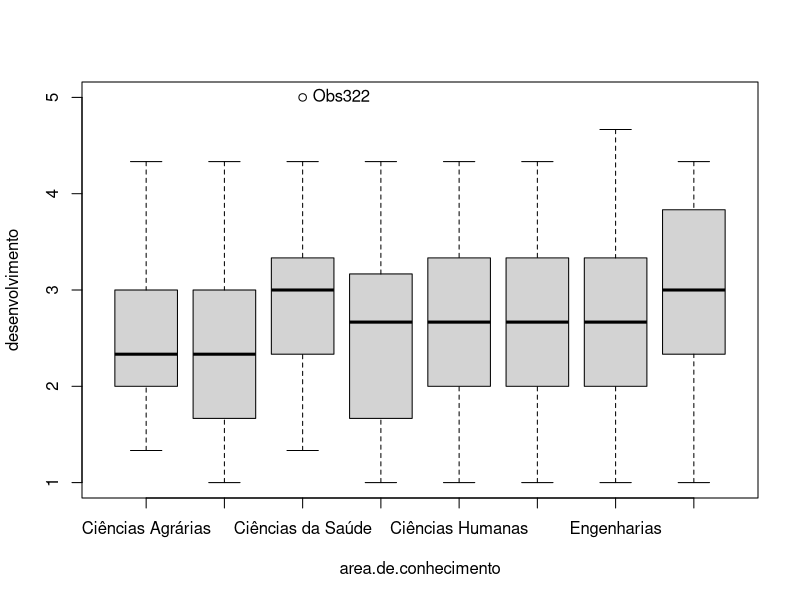
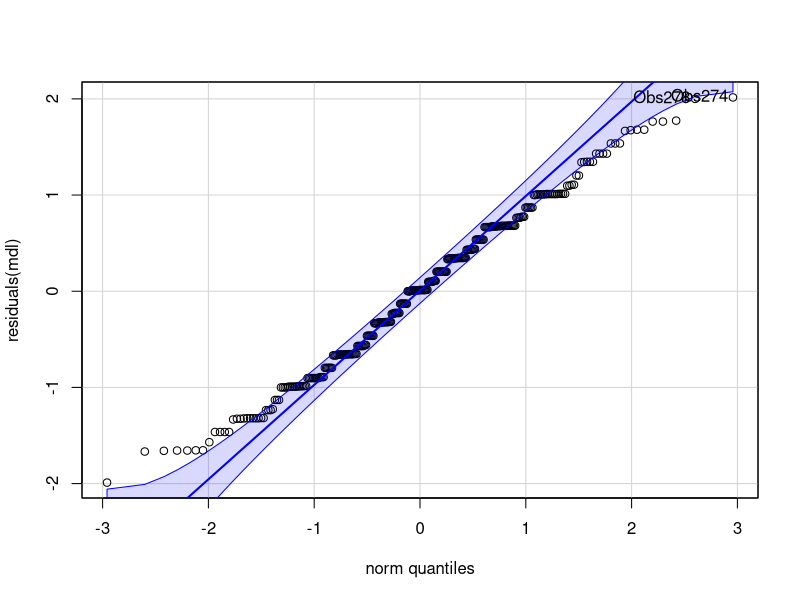
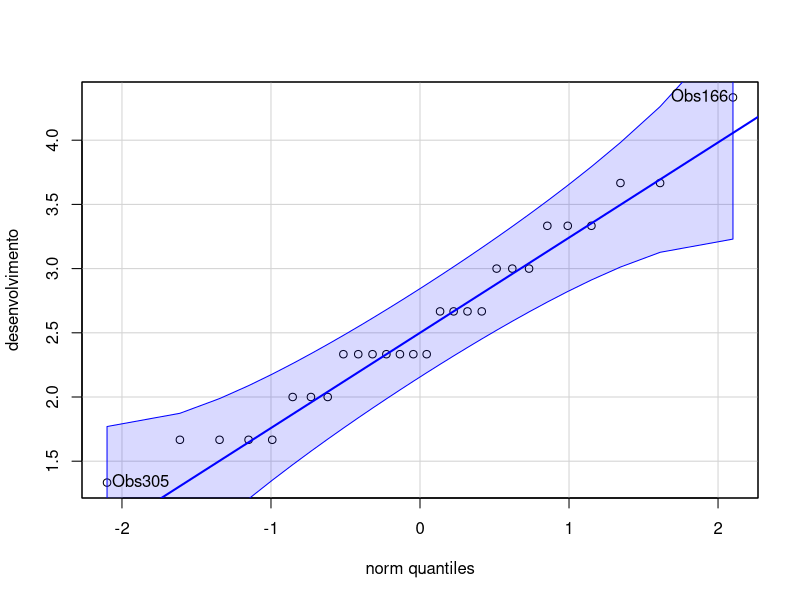
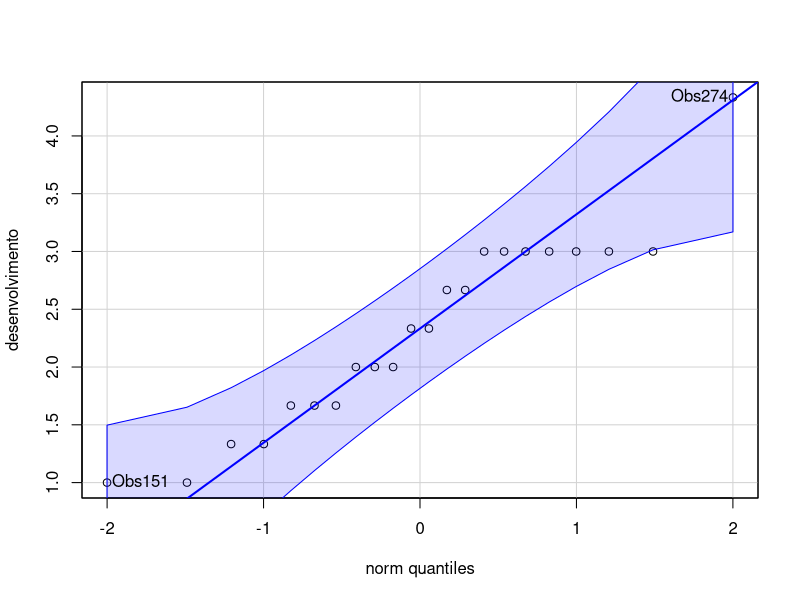
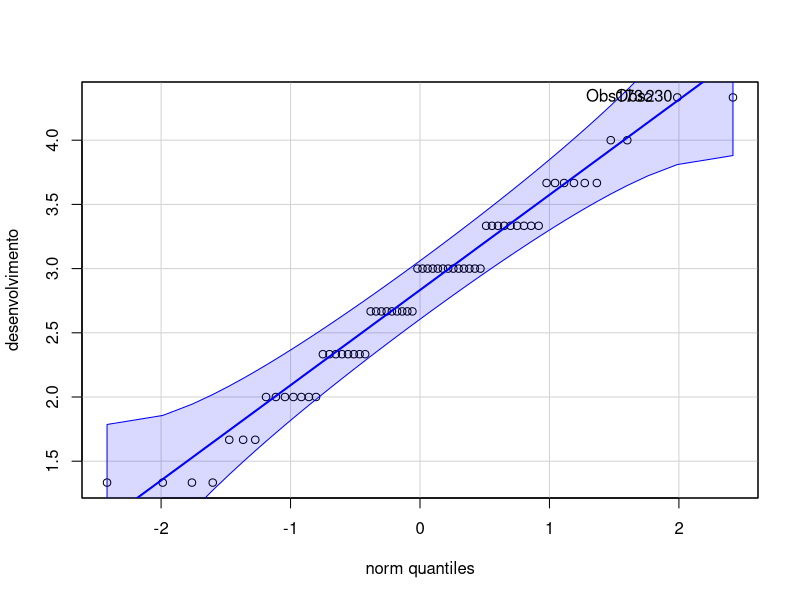
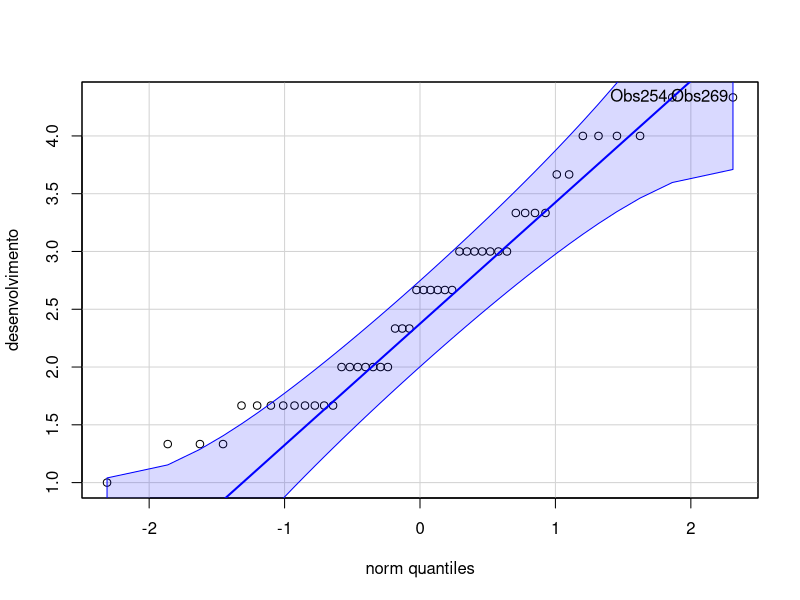
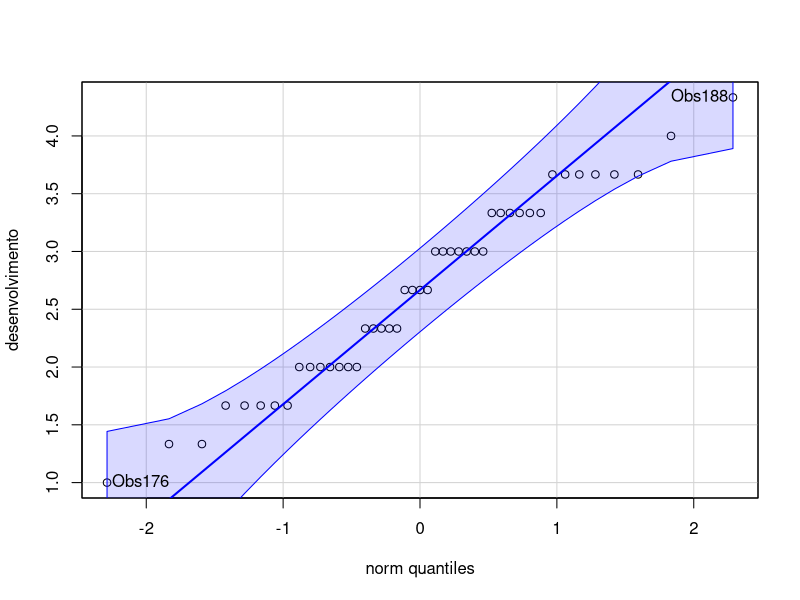
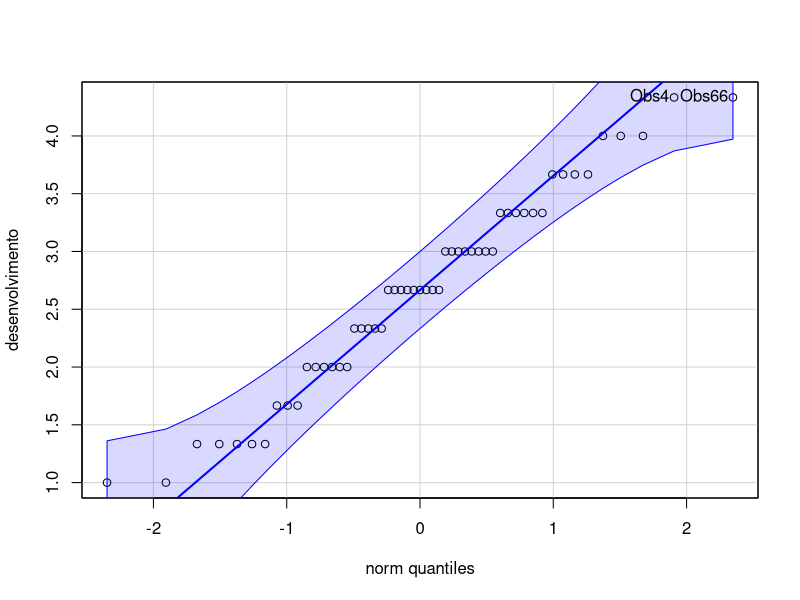

Write R code to recreate these figures, in order.
# ANOVA `desenvolvimento` ~ `area.de.conhecimento`
#
# This file is automatically generate by Shiny-Statistic app (https://statistic.geiser.tech/)
#  
# Shiny-Statistic is distributed in the hope that it will be useful,
# but WITHOUT ANY WARRANTY; without even the implied warranty of
# MERCHANTABILITY or FITNESS FOR A PARTICULAR PURPOSE.  See the
# GNU General Public License for more details.
#
# You should have received a copy of the GNU General Public License.
# If not, see <https://www.gnu.org/licenses/>.
#

wants <- c('ggpubr', 'emmeans', 'rstatix', 'fBasics', 'car', 'carData','dplyr')
has <- wants %in% rownames(installed.packages())
if (any(!has)) install.packages(wants[!has])

library(dplyr)
library(carData)
library(car)
library(fBasics)
library(rstatix)
library(emmeans)

library(ggpubr)

library(stats)

normality_test <- function(x) {
  plimit <- 0.05
  n.test <- shapiro.test(x)
  cutpoints <- c(0, 1e-04, 0.001, 0.01, 0.05, 1)
  
  if (length(x) > 30) {
    plimit <- 0.01
    cutpoints <- c(0, 1e-05, 1e-04, 0.001, 0.01, 1)
  }
  if (length(x) > 50) n.test <- dagoTest(x)@test
  
  normality <- ifelse(n.test$p.value[1] < plimit, 'NO', 'YES')
  if (length(x) > 100) normality <- 'QQ'
  if (length(x) > 200) normality <- '-'
  
  return(cbind(add_significance(data.frame(
    n = length(x),
    statistic = n.test$statistic[1],
    method = strsplit(n.test$method, ' ')[[1]][1],
    p = n.test$p.value[1]
  ), p.col = "p", cutpoints = cutpoints), normality = normality))
}

normality_test_at <- function(dat, vars) {
  df <- select(group_data(dat), -starts_with(".rows"))
  do.call(rbind, lapply(vars, FUN = function(v) {
    do.call(rbind, lapply(seq(1, nrow(group_data(dat))), FUN = function(i) {
      n.test <- normality_test(dat[[v]][group_data(dat)[[".rows"]][[i]]]) 
      cbind(variable = v, df[i,] , n.test)
    }))
  }))
}

df2qqs <- function(data, group) {
  data <- as.data.frame(data)
  for (iv in group) {
    if (is.numeric(data[[iv]])) {
      quantiles <- quantile(data[[iv]])
      data[[iv]] <- sapply(data[[iv]], FUN = function(x) {
        if (x <= quantiles[[2]]) "low"
        else if (x >= quantiles[[4]]) "high"
        else "medium"
      })
      data[[iv]] <- factor(data[[iv]], levels=c("low", "medium", "high"))
    }
  }
  return(data)
}

ggPlotAoV <- function(data, x, y, color = c(), aov, pwc, linetype = color, by = c(), addParam = c() ) {
  pwc <- tryCatch(add_xy_position(pwc, x = x), error = function(e) NULL)
  if (is.null(pwc)) return(ggplot())
  if (length(color) > 0) {
    bxp <- ggboxplot(data, x = x, y = y, color = color, palette = "jco", add=addParam, facet.by = by)
    bxp <- bxp + stat_pvalue_manual(pwc, color = color, linetype = linetype, hide.ns = T
                                    , tip.length = 0, step.increase = 0.1, step.group.by = by)
  } else {
    bxp <- ggboxplot(data, x = x, y = y, color = x, palette = "jco", add=addParam, facet.by = by)
    bxp <- bxp + stat_pvalue_manual(pwc, linetype = linetype, hide.ns = T
                                    , tip.length = 0, step.increase = 0.1, step.group.by = by)
  }
  bxp <- bxp + labs(subtitle = get_test_label(aov, detailed = T), caption = get_pwc_label(pwc))
  return(bxp)
}

emm <- list()

## Initial Data and Preprocessing

dat <- read.csv("data.csv")[,c("ID", "area.de.conhecimento", "desenvolvimento" )]
dat <- df2qqs(dat, c("area.de.conhecimento"))
rownames(dat) <- dat[["ID"]]



### Summary statistics of the initial data

get_summary_stats(group_by(dat, `area.de.conhecimento`), type ="common")

## Check Assumptions

### Identifying outliers

identify_outliers(group_by(dat, `area.de.conhecimento`), `desenvolvimento`)
Boxplot(`desenvolvimento` ~ `area.de.conhecimento`, data = dat, id = list(n = Inf))

### Removing outliers from the data

outliers <- c("Obs322")
rdat <- dat[!dat[["ID"]] %in% outliers,]   # table without outliers

### Normality assumption

#### Checking normality assumption in the residual model

mdl <- lm(`desenvolvimento` ~ `area.de.conhecimento`, data = rdat)
normality_test(residuals(mdl))
qqPlot(residuals(mdl))

#### Checking normality assumption for each group

normality_test_at(group_by(rdat, `area.de.conhecimento`), "desenvolvimento")

qqPlot( ~ `desenvolvimento`, data = rdat[which(rdat["area.de.conhecimento"] == "Ciências Agrárias"),])
qqPlot( ~ `desenvolvimento`, data = rdat[which(rdat["area.de.conhecimento"] == "Ciências Biológicas"),])
qqPlot( ~ `desenvolvimento`, data = rdat[which(rdat["area.de.conhecimento"] == "Ciências da Saúde"),])
qqPlot( ~ `desenvolvimento`, data = rdat[which(rdat["area.de.conhecimento"] == "Ciências Exatas e da Terra"),])
qqPlot( ~ `desenvolvimento`, data = rdat[which(rdat["area.de.conhecimento"] == "Ciências Humanas"),])
qqPlot( ~ `desenvolvimento`, data = rdat[which(rdat["area.de.conhecimento"] == "Ciências Sociais Aplicadas"),])
qqPlot( ~ `desenvolvimento`, data = rdat[which(rdat["area.de.conhecimento"] == "Engenharias"),])
qqPlot( ~ `desenvolvimento`, data = rdat[which(rdat["area.de.conhecimento"] == "Linguística/Letras e Artes"),])


#### Removing non-normal data

non.normal <- c("")
sdat <- rdat[!rdat[["ID"]] %in% non.normal,]   # table without non-normal and outliers

mdl <- lm(`desenvolvimento` ~ `area.de.conhecimento`, data = sdat)
normality_test(residuals(mdl))
qqPlot(residuals(mdl))

normality_test_at(group_by(sdat, `area.de.conhecimento`), "desenvolvimento")

qqPlot( ~ `desenvolvimento`, data = sdat[which(sdat["area.de.conhecimento"] == "Ciências Agrárias"),])
qqPlot( ~ `desenvolvimento`, data = sdat[which(sdat["area.de.conhecimento"] == "Ciências Biológicas"),])
qqPlot( ~ `desenvolvimento`, data = sdat[which(sdat["area.de.conhecimento"] == "Ciências da Saúde"),])
qqPlot( ~ `desenvolvimento`, data = sdat[which(sdat["area.de.conhecimento"] == "Ciências Exatas e da Terra"),])
qqPlot( ~ `desenvolvimento`, data = sdat[which(sdat["area.de.conhecimento"] == "Ciências Humanas"),])
qqPlot( ~ `desenvolvimento`, data = sdat[which(sdat["area.de.conhecimento"] == "Ciências Sociais Aplicadas"),])
qqPlot( ~ `desenvolvimento`, data = sdat[which(sdat["area.de.conhecimento"] == "Engenharias"),])
qqPlot( ~ `desenvolvimento`, data = sdat[which(sdat["area.de.conhecimento"] == "Linguística/Letras e Artes"),])


### Homogeneity of variance assumption

levene_test(sdat, `desenvolvimento` ~ `area.de.conhecimento`)

## Computation ANOVA

res.aov <- anova_test(sdat, `desenvolvimento` ~ `area.de.conhecimento`, type = 2, effect.size = 'ges', detailed = T)
get_anova_table(res.aov)

## Post-hoct Tests (Pairwise Comparisons)

(emm[["area.de.conhecimento"]] <- emmeans_test(sdat, `desenvolvimento` ~ `area.de.conhecimento`, p.adjust.method = "bonferroni", detailed = T))


## Report ANOVA with Plots and Descriptive Statistic

get_summary_stats(group_by(sdat, `area.de.conhecimento`), type ="common")

ggPlotAoV(sdat, "area.de.conhecimento", "desenvolvimento", aov=res.aov, pwc=emm[["area.de.conhecimento"]], addParam=c("jitter"))
